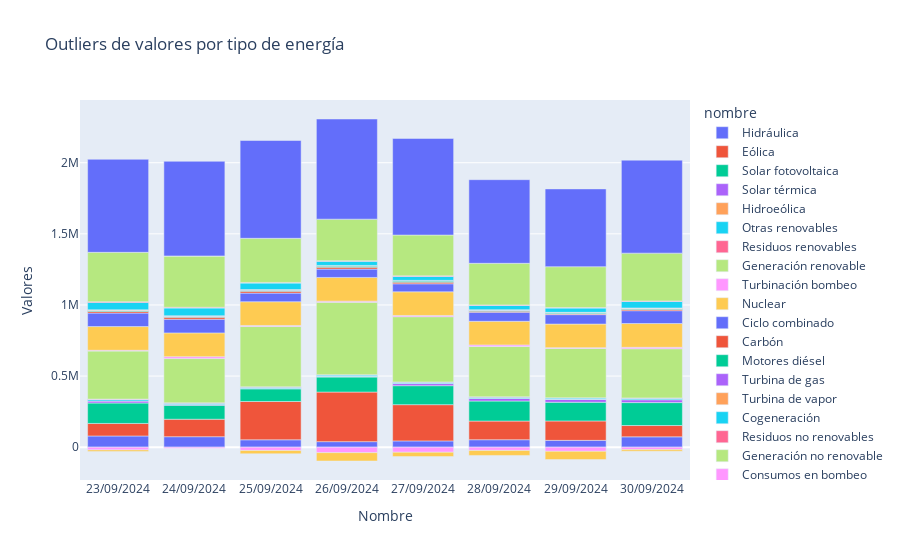

Notebook source saved alongside this figure:
### Code cell
fig = px.bar(balance_df,
            x = 'Fecha actualización',
            y = 'Valores',
            title = 'Outliers de valores por tipo de energía',
            color = 'nombre')

fig.update_layout(
    xaxis_title = 'Nombre',
    yaxis_title = "Valores",
)

fig.show()

### Figure 1 — Plotly figure (JSON) as saved in the notebook; plotly's stock layout.template omitted (floating-point values rounded to 4 significant figures)
{"data": [{"alignmentgroup": "True", "hovertemplate": "nombre=Hidráulica<br>Fecha actualización=%{x}<br>Valores=%{y}<extra></extra>", "legendgroup": "Hidráulica", "marker": {"color": "#636efa", "pattern": {"shape": ""}}, "name": "Hidráulica", "offsetgroup": "Hidráulica", "orientation": "v", "showlegend": true, "textposition": "auto", "type": "bar", "x": ["23/09/2024", "24/09/2024", "25/09/2024", "26/09/2024", "27/09/2024", "28/09/2024", "29/09/2024", "30/09/2024"], "xaxis": "x", "y": [78649, 73720.0, 51910.0, 38800.0, 43983, 52430.0, 47840.0, 72690.0], "yaxis": "y"}, {"alignmentgroup": "True", "hovertemplate": "nombre=Eólica<br>Fecha actualización=%{x}<br>Valores=%{y}<extra></extra>", "legendgroup": "Eólica", "marker": {"color": "#EF553B", "pattern": {"shape": ""}}, "name": "Eólica", "offsetgroup": "Eólica", "orientation": "v", "showlegend": true, "textposition": "auto", "type": "bar", "x": ["23/09/2024", "24/09/2024", "25/09/2024", "26/09/2024", "27/09/2024", "28/09/2024", "29/09/2024", "30/09/2024"], "xaxis": "x", "y": [88180.0, 122800.0, 269100.0, 348700.0, 255000.0, 131100.0, 136600.0, 79570.0], "yaxis": "y"}, {"alignmentgroup": "True", "hovertemplate": "nombre=Solar fotovoltaica<br>Fecha actualización=%{x}<br>Valores=%{y}<extra></extra>", "legendgroup": "Solar fotovoltaica", "marker": {"color": "#00cc96", "pattern": {"shape": ""}}, "name": "Solar fotovoltaica", "offsetgroup": "Solar fotovoltaica", "orientation": "v", "showlegend": true, "textposition": "auto", "type": "bar", "x": ["23/09/2024", "24/09/2024", "25/09/2024", "26/09/2024", "27/09/2024", "28/09/2024", "29/09/2024", "30/09/2024"], "xaxis": "x", "y": [143700.0, 98850.0, 88950.0, 105600.0, 133400.0, 140900.0, 131400.0, 161300.0], "yaxis": "y"}, {"alignmentgroup": "True", "hovertemplate": "nombre=Solar térmica<br>Fecha actualización=%{x}<br>Valores=%{y}<extra></extra>", "legendgroup": "Solar térmica", "marker": {"color": "#ab63fa", "pattern": {"shape": ""}}, "name": "Solar térmica", "offsetgroup": "Solar térmica", "orientation": "v", "showlegend": true, "textposition": "auto", "type": "bar", "x": ["23/09/2024", "24/09/2024", "25/09/2024", "26/09/2024", "27/09/2024", "28/09/2024", "29/09/2024", "30/09/2024"], "xaxis": "x", "y": [14730.0, 3804.0, 2573.0, 5137.0, 14940.0, 18080.0, 20280.0, 20580.0], "yaxis": "y"}, {"alignmentgroup": "True", "hovertemplate": "nombre=Hidroeólica<br>Fecha actualización=%{x}<br>Valores=%{y}<extra></extra>", "legendgroup": "Hidroeólica", "marker": {"color": "#FFA15A", "pattern": {"shape": ""}}, "name": "Hidroeólica", "offsetgroup": "Hidroeólica", "orientation": "v", "showlegend": true, "textposition": "auto", "type": "bar", "x": ["23/09/2024", "24/09/2024", "25/09/2024", "26/09/2024", "27/09/2024", "28/09/2024", "29/09/2024", "30/09/2024"], "xaxis": "x", "y": [147.9, 94.65, 79.26, 60.52, 88.35, 92.31, 79.89, 155.5], "yaxis": "y"}, {"alignmentgroup": "True", "hovertemplate": "nombre=Otras renovables<br>Fecha actualización=%{x}<br>Valores=%{y}<extra></extra>", "legendgroup": "Otras renovables", "marker": {"color": "#19d3f3", "pattern": {"shape": ""}}, "name": "Otras renovables", "offsetgroup": "Otras renovables", "orientation": "v", "showlegend": true, "textposition": "auto", "type": "bar", "x": ["23/09/2024", "24/09/2024", "25/09/2024", "26/09/2024", "27/09/2024", "28/09/2024", "29/09/2024", "30/09/2024"], "xaxis": "x", "y": [9846.0, 9579.0, 8924.0, 8466.0, 9244.0, 9136.0, 9036.0, 9789.0], "yaxis": "y"}, {"alignmentgroup": "True", "hovertemplate": "nombre=Residuos renovables<br>Fecha actualización=%{x}<br>Valores=%{y}<extra></extra>", "legendgroup": "Residuos renovables", "marker": {"color": "#FF6692", "pattern": {"shape": ""}}, "name": "Residuos renovables", "offsetgroup": "Residuos renovables", "orientation": "v", "showlegend": true, "textposition": "auto", "type": "bar", "x": ["23/09/2024", "24/09/2024", "25/09/2024", "26/09/2024", "27/09/2024", "28/09/2024", "29/09/2024", "30/09/2024"], "xaxis": "x", "y": [2664.0, 2621.0, 2542.0, 2538.0, 2092.0, 2147.0, 1916.0, 2041.0], "yaxis": "y"}, {"alignmentgroup": "True", "hovertemplate": "nombre=Generación renovable<br>Fecha actualización=%{x}<br>Valores=%{y}<extra></extra>", "legendgroup": "Generación renovable", "marker": {"color": "#B6E880", "pattern": {"shape": ""}}, "name": "Generación renovable", "offsetgroup": "Generación renovable", "orientation": "v", "showlegend": true, "textposition": "auto", "type": "bar", "x": ["23/09/2024", "24/09/2024", "25/09/2024", "26/09/2024", "27/09/2024", "28/09/2024", "29/09/2024", "30/09/2024"], "xaxis": "x", "y": [337900.0, 311500.0, 424100.0, 509300.0, 458700.0, 353900.0, 347100.0, 346100.0], "yaxis": "y"}, {"alignmentgroup": "True", "hovertemplate": "nombre=Turbinación bombeo<br>Fecha actualización=%{x}<br>Valores=%{y}<extra></extra>", "legendgroup": "Turbinación bombeo", "marker": {"color": "#FF97FF", "pattern": {"shape": ""}}, "name": "Turbinación bombeo", "offsetgroup": "Turbinación bombeo", "orientation": "v", "showlegend": true, "textposition": "auto", "type": "bar", "x": ["23/09/2024", "24/09/2024", "25/09/2024", "26/09/2024", "27/09/2024", "28/09/2024", "29/09/2024", "30/09/2024"], "xaxis": "x", "y": [5712.0, 13580.0, 7415.0, 8167, 8546.0, 11140.0, 5663.0, 9942.0], "yaxis": "y"}, {"alignmentgroup": "True", "hovertemplate": "nombre=Nuclear<br>Fecha actualización=%{x}<br>Valores=%{y}<extra></extra>", "legendgroup": "Nuclear", "marker": {"color": "#FECB52", "pattern": {"shape": ""}}, "name": "Nuclear", "offsetgroup": "Nuclear", "orientation": "v", "showlegend": true, "textposition": "auto", "type": "bar", "x": ["23/09/2024", "24/09/2024", "25/09/2024", "26/09/2024", "27/09/2024", "28/09/2024", "29/09/2024", "30/09/2024"], "xaxis": "x", "y": [166503, 167100.0, 167000.0, 166539, 166400.0, 166200.0, 165700.0, 167200.0], "yaxis": "y"}, {"alignmentgroup": "True", "hovertemplate": "nombre=Ciclo combinado<br>Fecha actualización=%{x}<br>Valores=%{y}<extra></extra>", "legendgroup": "Ciclo combinado", "marker": {"color": "#636efa", "pattern": {"shape": ""}}, "name": "Ciclo combinado", "offsetgroup": "Ciclo combinado", "orientation": "v", "showlegend": true, "textposition": "auto", "type": "bar", "x": ["23/09/2024", "24/09/2024", "25/09/2024", "26/09/2024", "27/09/2024", "28/09/2024", "29/09/2024", "30/09/2024"], "xaxis": "x", "y": [95140.0, 96110.0, 60690.0, 58700.0, 56320.0, 63660.0, 66320.0, 90240.0], "yaxis": "y"}, {"alignmentgroup": "True", "hovertemplate": "nombre=Carbón<br>Fecha actualización=%{x}<br>Valores=%{y}<extra></extra>", "legendgroup": "Carbón", "marker": {"color": "#EF553B", "pattern": {"shape": ""}}, "name": "Carbón", "offsetgroup": "Carbón", "orientation": "v", "showlegend": true, "textposition": "auto", "type": "bar", "x": ["23/09/2024", "24/09/2024", "25/09/2024", "26/09/2024", "27/09/2024", "28/09/2024", "29/09/2024", "30/09/2024"], "xaxis": "x", "y": [11270.0, 13260.0, 12824, 13370.0, 11714, 7527.0, 6195, 8407.0], "yaxis": "y"}, {"alignmentgroup": "True", "hovertemplate": "nombre=Motores diésel<br>Fecha actualización=%{x}<br>Valores=%{y}<extra></extra>", "legendgroup": "Motores diésel", "marker": {"color": "#00cc96", "pattern": {"shape": ""}}, "name": "Motores diésel", "offsetgroup": "Motores diésel", "orientation": "v", "showlegend": true, "textposition": "auto", "type": "bar", "x": ["23/09/2024", "24/09/2024", "25/09/2024", "26/09/2024", "27/09/2024", "28/09/2024", "29/09/2024", "30/09/2024"], "xaxis": "x", "y": [7032.0, 7225.0, 7774.0, 7759.0, 7562.0, 6888.0, 6779.0, 6816.0], "yaxis": "y"}, {"alignmentgroup": "True", "hovertemplate": "nombre=Turbina de gas<br>Fecha actualización=%{x}<br>Valores=%{y}<extra></extra>", "legendgroup": "Turbina de gas", "marker": {"color": "#ab63fa", "pattern": {"shape": ""}}, "name": "Turbina de gas", "offsetgroup": "Turbina de gas", "orientation": "v", "showlegend": true, "textposition": "auto", "type": "bar", "x": ["23/09/2024", "24/09/2024", "25/09/2024", "26/09/2024", "27/09/2024", "28/09/2024", "29/09/2024", "30/09/2024"], "xaxis": "x", "y": [2026.0, 1580.0, 1826.0, 2168.0, 2277.0, 1136.0, 943.9, 1310.0], "yaxis": "y"}, {"alignmentgroup": "True", "hovertemplate": "nombre=Turbina de vapor<br>Fecha actualización=%{x}<br>Valores=%{y}<extra></extra>", "legendgroup": "Turbina de vapor", "marker": {"color": "#FFA15A", "pattern": {"shape": ""}}, "name": "Turbina de vapor", "offsetgroup": "Turbina de vapor", "orientation": "v", "showlegend": true, "textposition": "auto", "type": "bar", "x": ["23/09/2024", "24/09/2024", "25/09/2024", "26/09/2024", "27/09/2024", "28/09/2024", "29/09/2024", "30/09/2024"], "xaxis": "x", "y": [2298.0, 2114.0, 2166.0, 2533.0, 2378.0, 2156.0, 2130.0, 2746.0], "yaxis": "y"}, {"alignmentgroup": "True", "hovertemplate": "nombre=Cogeneración<br>Fecha actualización=%{x}<br>Valores=%{y}<extra></extra>", "legendgroup": "Cogeneración", "marker": {"color": "#19d3f3", "pattern": {"shape": ""}}, "name": "Cogeneración", "offsetgroup": "Cogeneración", "orientation": "v", "showlegend": true, "textposition": "auto", "type": "bar", "x": ["23/09/2024", "24/09/2024", "25/09/2024", "26/09/2024", "27/09/2024", "28/09/2024", "29/09/2024", "30/09/2024"], "xaxis": "x", "y": [52220.0, 54660.0, 45610.0, 28820.0, 28070.0, 30120.0, 30180.0, 45680.0], "yaxis": "y"}, {"alignmentgroup": "True", "hovertemplate": "nombre=Residuos no renovables<br>Fecha actualización=%{x}<br>Valores=%{y}<extra></extra>", "legendgroup": "Residuos no renovables", "marker": {"color": "#FF6692", "pattern": {"shape": ""}}, "name": "Residuos no renovables", "offsetgroup": "Residuos no renovables", "orientation": "v", "showlegend": true, "textposition": "auto", "type": "bar", "x": ["23/09/2024", "24/09/2024", "25/09/2024", "26/09/2024", "27/09/2024", "28/09/2024", "29/09/2024", "30/09/2024"], "xaxis": "x", "y": [4912.0, 5043.0, 4832.0, 4186.0, 3714.0, 3633.0, 3354.0, 3673.0], "yaxis": "y"}, {"alignmentgroup": "True", "hovertemplate": "nombre=Generación no renovable<br>Fecha actualización=%{x}<br>Valores=%{y}<extra></extra>", "legendgroup": "Generación no renovable", "marker": {"color": "#B6E880", "pattern": {"shape": ""}}, "name": "Generación no renovable", "offsetgroup": "Generación no renovable", "orientation": "v", "showlegend": true, "textposition": "auto", "type": "bar", "x": ["23/09/2024", "24/09/2024", "25/09/2024", "26/09/2024", "27/09/2024", "28/09/2024", "29/09/2024", "30/09/2024"], "xaxis": "x", "y": [347100.0, 360600.0, 310100.0, 292200.0, 287000.0, 292500.0, 287300.0, 336000.0], "yaxis": "y"}, {"alignmentgroup": "True", "hovertemplate": "nombre=Consumos en bombeo<br>Fecha actualización=%{x}<br>Valores=%{y}<extra></extra>", "legendgroup": "Consumos en bombeo", "marker": {"color": "#FF97FF", "pattern": {"shape": ""}}, "name": "Consumos en bombeo", "offsetgroup": "Consumos en bombeo", "orientation": "v", "showlegend": true, "textposition": "auto", "type": "bar", "x": ["23/09/2024", "24/09/2024", "25/09/2024", "26/09/2024", "27/09/2024", "28/09/2024", "29/09/2024", "30/09/2024"], "xaxis": "x", "y": [-19400.0, -7085.0, -23157, -38540.0, -35773, -22950.0, -29050.0, -16910.0], "yaxis": "y"}, {"alignmentgroup": "True", "hovertemplate": "nombre=Saldo I. internacionales<br>Fecha actualización=%{x}<br>Valores=%{y}<extra></extra>", "legendgroup": "Saldo I. internacionales", "marker": {"color": "#FECB52", "pattern": {"shape": ""}}, "name": "Saldo I. internacionales", "offsetgroup": "Saldo I. internacionales", "orientation": "v", "showlegend": true, "textposition": "auto", "type": "bar", "x": ["23/09/2024", "24/09/2024", "25/09/2024", "26/09/2024", "27/09/2024", "28/09/2024", "29/09/2024", "30/09/2024"], "xaxis": "x", "y": [-11520.0, 330.3, -23350.0, -58710.0, -30600.0, -35260.0, -58280.0, -11390.0], "yaxis": "y"}, {"alignmentgroup": "True", "hovertemplate": "nombre=Demanda en b.c.<br>Fecha actualización=%{x}<br>Valores=%{y}<extra></extra>", "legendgroup": "Demanda en b.c.", "marker": {"color": "#636efa", "pattern": {"shape": ""}}, "name": "Demanda en b.c.", "offsetgroup": "Demanda en b.c.", "orientation": "v", "showlegend": true, "textposition": "auto", "type": "bar", "x": ["23/09/2024", "24/09/2024", "25/09/2024", "26/09/2024", "27/09/2024", "28/09/2024", "29/09/2024", "30/09/2024"], "xaxis": "x", "y": [654100.0, 665400.0, 687700.0, 704300.0, 679300.0, 588100.0, 547100.0, 653800.0], "yaxis": "y"}], "layout": {"barmode": "relative", "legend": {"title": {"text": "nombre"}, "tracegroupgap": 0}, "title": {"text": "Outliers de valores por tipo de energía"}, "xaxis": {"anchor": "y", "domain": [0, 1], "title": {"text": "Nombre"}}, "yaxis": {"anchor": "x", "domain": [0, 1], "title": {"text": "Valores"}}}}
